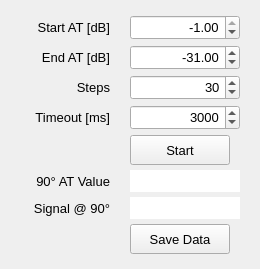
        <widget class="QWidget" name="flipangleWidget">
         <property name="enabled">
          <bool>true</bool>
         </property>
         <property name="geometry">
          <rect>
           <x>0</x>
           <y>0</y>
           <width>260</width>
           <height>269</height>
          </rect>
         </property>
         <property name="sizePolicy">
          <sizepolicy hsizetype="Preferred" vsizetype="MinimumExpanding">
           <horstretch>0</horstretch>
           <verstretch>0</verstretch>
          </sizepolicy>
         </property>
         <property name="autoFillBackground">
          <bool>true</bool>
         </property>
         <attribute name="label">
          <string>Transmit Power Adjust</string>
         </attribute>
         <layout class="QVBoxLayout" name="verticalLayout_3">
          <property name="spacing">
           <number>10</number>
          </property>
          <property name="leftMargin">
           <number>0</number>
          </property>
          <property name="topMargin">
           <number>10</number>
          </property>
          <property name="rightMargin">
           <number>0</number>
          </property>
          <property name="bottomMargin">
           <number>10</number>
          </property>
          <item>
           <widget class="QWidget" name="widget" native="true">
            <layout class="QFormLayout" name="formLayout_3">
             <property name="fieldGrowthPolicy">
              <enum>QFormLayout::ExpandingFieldsGrow</enum>
             </property>
             <property name="labelAlignment">
              <set>Qt::AlignRight|Qt::AlignTrailing|Qt::AlignVCenter</set>
             </property>
             <property name="formAlignment">
              <set>Qt::AlignHCenter|Qt::AlignTop</set>
             </property>
             <property name="horizontalSpacing">
              <number>20</number>
             </property>
             <property name="verticalSpacing">
              <number>5</number>
             </property>
             <property name="leftMargin">
              <number>10</number>
             </property>
             <property name="topMargin">
              <number>5</number>
             </property>
             <property name="rightMargin">
              <number>20</number>
             </property>
             <property name="bottomMargin">
              <number>5</number>
             </property>
             <item row="0" column="0">
              <widget class="QLabel" name="atStartLabel">
               <property name="sizePolicy">
                <sizepolicy hsizetype="Minimum" vsizetype="Preferred">
                 <horstretch>0</horstretch>
                 <verstretch>0</verstretch>
                </sizepolicy>
               </property>
               <property name="minimumSize">
                <size>
                 <width>100</width>
                 <height>0</height>
                </size>
               </property>
               <property name="font">
                <font>
                 <pointsize>10</pointsize>
                 <weight>50</weight>
                 <bold>false</bold>
                </font>
               </property>
               <property name="text">
                <string>Start AT [dB]</string>
               </property>
               <property name="alignment">
                <set>Qt::AlignRight|Qt::AlignTrailing|Qt::AlignVCenter</set>
               </property>
              </widget>
             </item>
             <item row="1" column="0">
              <widget class="QLabel" name="atEndLabel">
               <property name="sizePolicy">
                <sizepolicy hsizetype="Minimum" vsizetype="Preferred">
                 <horstretch>0</horstretch>
                 <verstretch>0</verstretch>
                </sizepolicy>
               </property>
               <property name="minimumSize">
                <size>
                 <width>100</width>
                 <height>0</height>
                </size>
               </property>
               <property name="font">
                <font>
                 <pointsize>10</pointsize>
                 <weight>50</weight>
                 <bold>false</bold>
                </font>
               </property>
               <property name="text">
                <string>End AT [dB]</string>
               </property>
               <property name="alignment">
                <set>Qt::AlignRight|Qt::AlignTrailing|Qt::AlignVCenter</set>
               </property>
              </widget>
             </item>
             <item row="2" column="0">
              <widget class="QLabel" name="atStepsLabel">
               <property name="sizePolicy">
                <sizepolicy hsizetype="Minimum" vsizetype="Preferred">
                 <horstretch>0</horstretch>
                 <verstretch>0</verstretch>
                </sizepolicy>
               </property>
               <property name="minimumSize">
                <size>
                 <width>100</width>
                 <height>0</height>
                </size>
               </property>
               <property name="font">
                <font>
                 <pointsize>10</pointsize>
                 <weight>50</weight>
                 <bold>false</bold>
                </font>
               </property>
               <property name="text">
                <string>Steps</string>
               </property>
               <property name="alignment">
                <set>Qt::AlignRight|Qt::AlignTrailing|Qt::AlignVCenter</set>
               </property>
              </widget>
             </item>
             <item row="3" column="0">
              <widget class="QLabel" name="atTimeoutLabel">
               <property name="sizePolicy">
                <sizepolicy hsizetype="Minimum" vsizetype="Preferred">
                 <horstretch>0</horstretch>
                 <verstretch>0</verstretch>
                </sizepolicy>
               </property>
               <property name="minimumSize">
                <size>
                 <width>100</width>
                 <height>0</height>
                </size>
               </property>
               <property name="font">
                <font>
                 <pointsize>10</pointsize>
                 <weight>50</weight>
                 <bold>false</bold>
                </font>
               </property>
               <property name="text">
                <string>Timeout [ms]</string>
               </property>
               <property name="alignment">
                <set>Qt::AlignRight|Qt::AlignTrailing|Qt::AlignVCenter</set>
               </property>
              </widget>
             </item>
             <item row="2" column="1">
              <widget class="QSpinBox" name="atSteps_input">
               <property name="sizePolicy">
                <sizepolicy hsizetype="Expanding" vsizetype="Fixed">
                 <horstretch>0</horstretch>
                 <verstretch>0</verstretch>
                </sizepolicy>
               </property>
               <property name="minimumSize">
                <size>
                 <width>90</width>
                 <height>25</height>
                </size>
               </property>
               <property name="maximumSize">
                <size>
                 <width>300</width>
                 <height>25</height>
                </size>
               </property>
               <property name="font">
                <font>
                 <pointsize>10</pointsize>
                 <weight>50</weight>
                 <bold>false</bold>
                </font>
               </property>
               <property name="alignment">
                <set>Qt::AlignRight|Qt::AlignTrailing|Qt::AlignVCenter</set>
               </property>
               <property name="minimum">
                <number>1</number>
               </property>
               <property name="maximum">
                <number>120</number>
               </property>
               <property name="singleStep">
                <number>1</number>
               </property>
               <property name="value">
                <number>30</number>
               </property>
              </widget>
             </item>
             <item row="3" column="1">
              <widget class="QSpinBox" name="atTimeout_input">
               <property name="sizePolicy">
                <sizepolicy hsizetype="Expanding" vsizetype="Fixed">
                 <horstretch>0</horstretch>
                 <verstretch>0</verstretch>
                </sizepolicy>
               </property>
               <property name="minimumSize">
                <size>
                 <width>90</width>
                 <height>25</height>
                </size>
               </property>
               <property name="maximumSize">
                <size>
                 <width>300</width>
                 <height>25</height>
                </size>
               </property>
               <property name="font">
                <font>
                 <pointsize>10</pointsize>
                 <weight>50</weight>
                 <bold>false</bold>
                </font>
               </property>
               <property name="alignment">
                <set>Qt::AlignRight|Qt::AlignTrailing|Qt::AlignVCenter</set>
               </property>
               <property name="maximum">
                <number>999999</number>
               </property>
               <property name="singleStep">
                <number>100</number>
               </property>
               <property name="value">
                <number>3000</number>
               </property>
              </widget>
             </item>
             <item row="0" column="1">
              <widget class="QDoubleSpinBox" name="atStart_input">
               <property name="sizePolicy">
                <sizepolicy hsizetype="Expanding" vsizetype="Fixed">
                 <horstretch>0</horstretch>
                 <verstretch>0</verstretch>
                </sizepolicy>
               </property>
               <property name="minimumSize">
                <size>
                 <width>90</width>
                 <height>25</height>
                </size>
               </property>
               <property name="maximumSize">
                <size>
                 <width>300</width>
                 <height>25</height>
                </size>
               </property>
               <property name="font">
                <font>
                 <pointsize>10</pointsize>
                 <weight>50</weight>
                 <bold>false</bold>
                </font>
               </property>
               <property name="alignment">
                <set>Qt::AlignRight|Qt::AlignTrailing|Qt::AlignVCenter</set>
               </property>
               <property name="minimum">
                <double>-32.000000000000000</double>
               </property>
               <property name="maximum">
                <double>-1.000000000000000</double>
               </property>
               <property name="singleStep">
                <double>0.250000000000000</double>
               </property>
               <property name="value">
                <double>-1.000000000000000</double>
               </property>
              </widget>
             </item>
             <item row="1" column="1">
              <widget class="QDoubleSpinBox" name="atEnd_input">
               <property name="sizePolicy">
                <sizepolicy hsizetype="Expanding" vsizetype="Fixed">
                 <horstretch>0</horstretch>
                 <verstretch>0</verstretch>
                </sizepolicy>
               </property>
               <property name="minimumSize">
                <size>
                 <width>90</width>
                 <height>25</height>
                </size>
               </property>
               <property name="maximumSize">
                <size>
                 <width>300</width>
                 <height>25</height>
                </size>
               </property>
               <property name="font">
                <font>
                 <pointsize>10</pointsize>
                 <weight>50</weight>
                 <bold>false</bold>
                </font>
               </property>
               <property name="alignment">
                <set>Qt::AlignRight|Qt::AlignTrailing|Qt::AlignVCenter</set>
               </property>
               <property name="minimum">
                <double>-32.000000000000000</double>
               </property>
               <property name="maximum">
                <double>-1.000000000000000</double>
               </property>
               <property name="singleStep">
                <double>0.250000000000000</double>
               </property>
               <property name="value">
                <double>-31.000000000000000</double>
               </property>
              </widget>
             </item>
             <item row="4" column="1">
              <widget class="QPushButton" name="flipangle_btn">
               <property name="sizePolicy">
                <sizepolicy hsizetype="Fixed" vsizetype="Fixed">
                 <horstretch>0</horstretch>
                 <verstretch>0</verstretch>
                </sizepolicy>
               </property>
               <property name="minimumSize">
                <size>
                 <width>100</width>
                 <height>30</height>
                </size>
               </property>
               <property name="maximumSize">
                <size>
                 <width>100</width>
                 <height>30</height>
                </size>
               </property>
               <property name="font">
                <font>
                 <pointsize>10</pointsize>
                 <weight>50</weight>
                 <bold>false</bold>
                </font>
               </property>
               <property name="text">
                <string>Start</string>
               </property>
              </widget>
             </item>
             <item row="5" column="1">
              <widget class="QLineEdit" name="atMax_output">
               <property name="sizePolicy">
                <sizepolicy hsizetype="Expanding" vsizetype="Fixed">
                 <horstretch>0</horstretch>
                 <verstretch>0</verstretch>
                </sizepolicy>
               </property>
               <property name="minimumSize">
                <size>
                 <width>80</width>
                 <height>22</height>
                </size>
               </property>
               <property name="maximumSize">
                <size>
                 <width>16777215</width>
                 <height>22</height>
                </size>
               </property>
               <property name="font">
                <font>
                 <pointsize>10</pointsize>
                 <weight>50</weight>
                 <bold>false</bold>
                </font>
               </property>
               <property name="frame">
                <bool>false</bool>
               </property>
               <property name="alignment">
                <set>Qt::AlignRight|Qt::AlignTrailing|Qt::AlignVCenter</set>
               </property>
               <property name="readOnly">
                <bool>true</bool>
               </property>
              </widget>
             </item>
             <item row="6" column="1">
              <widget class="QLineEdit" name="atPeak_output">
               <property name="sizePolicy">
                <sizepolicy hsizetype="Expanding" vsizetype="Fixed">
                 <horstretch>0</horstretch>
                 <verstretch>0</verstretch>
                </sizepolicy>
               </property>
               <property name="minimumSize">
                <size>
                 <width>80</width>
                 <height>22</height>
                </size>
               </property>
               <property name="maximumSize">
                <size>
                 <width>16777215</width>
                 <height>22</height>
                </size>
               </property>
               <property name="font">
                <font>
                 <pointsize>10</pointsize>
                 <weight>50</weight>
                 <bold>false</bold>
                </font>
               </property>
               <property name="frame">
                <bool>false</bool>
               </property>
               <property name="alignment">
                <set>Qt::AlignRight|Qt::AlignTrailing|Qt::AlignVCenter</set>
               </property>
               <property name="readOnly">
                <bool>true</bool>
               </property>
              </widget>
             </item>
             <item row="5" column="0">
              <widget class="QLabel" name="atValue">
               <property name="sizePolicy">
                <sizepolicy hsizetype="Minimum" vsizetype="Preferred">
                 <horstretch>0</horstretch>
                 <verstretch>0</verstretch>
                </sizepolicy>
               </property>
               <property name="minimumSize">
                <size>
                 <width>100</width>
                 <height>0</height>
                </size>
               </property>
               <property name="font">
                <font>
                 <pointsize>10</pointsize>
                 <weight>50</weight>
                 <bold>false</bold>
                </font>
               </property>
               <property name="text">
                <string>90° AT Value</string>
               </property>
               <property name="alignment">
                <set>Qt::AlignRight|Qt::AlignTrailing|Qt::AlignVCenter</set>
               </property>
              </widget>
             </item>
             <item row="6" column="0">
              <widget class="QLabel" name="atSignalLabel">
               <property name="sizePolicy">
                <sizepolicy hsizetype="Minimum" vsizetype="Preferred">
                 <horstretch>0</horstretch>
                 <verstretch>0</verstretch>
                </sizepolicy>
               </property>
               <property name="minimumSize">
                <size>
                 <width>100</width>
                 <height>0</height>
                </size>
               </property>
               <property name="font">
                <font>
                 <pointsize>10</pointsize>
                 <weight>50</weight>
                 <bold>false</bold>
                </font>
               </property>
               <property name="text">
                <string>Signal @ 90°</string>
               </property>
               <property name="alignment">
                <set>Qt::AlignRight|Qt::AlignTrailing|Qt::AlignVCenter</set>
               </property>
              </widget>
             </item>
             <item row="7" column="1">
              <widget class="QPushButton" name="flipangle_save_btn">
               <property name="sizePolicy">
                <sizepolicy hsizetype="Fixed" vsizetype="Fixed">
                 <horstretch>0</horstretch>
                 <verstretch>0</verstretch>
                </sizepolicy>
               </property>
               <property name="minimumSize">
                <size>
                 <width>100</width>
                 <height>30</height>
                </size>
               </property>
               <property name="maximumSize">
                <size>
                 <width>100</width>
                 <height>30</height>
                </size>
               </property>
               <property name="font">
                <font>
                 <pointsize>10</pointsize>
                </font>
               </property>
               <property name="text">
                <string>Save Data</string>
               </property>
              </widget>
             </item>
            </layout>
           </widget>
          </item>
         </layout>
        </widget>
